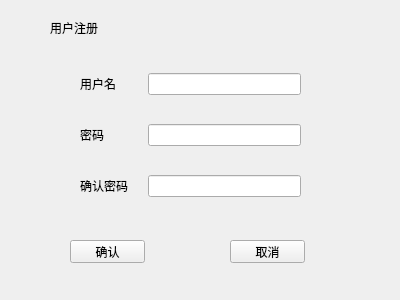
<?xml version="1.0" encoding="UTF-8"?>
<ui version="4.0">
 <class>registerWindows</class>
 <widget class="QWidget" name="registerWindows">
  <property name="geometry">
   <rect>
    <x>0</x>
    <y>0</y>
    <width>400</width>
    <height>300</height>
   </rect>
  </property>
  <property name="windowTitle">
   <string>注册</string>
  </property>
  <widget class="QPushButton" name="sureButton">
   <property name="geometry">
    <rect>
     <x>70</x>
     <y>240</y>
     <width>75</width>
     <height>23</height>
    </rect>
   </property>
   <property name="text">
    <string>确认</string>
   </property>
  </widget>
  <widget class="QPushButton" name="exitButton">
   <property name="geometry">
    <rect>
     <x>230</x>
     <y>240</y>
     <width>75</width>
     <height>23</height>
    </rect>
   </property>
   <property name="text">
    <string>取消</string>
   </property>
  </widget>
  <widget class="QWidget" name="layoutWidget">
   <property name="geometry">
    <rect>
     <x>80</x>
     <y>50</y>
     <width>221</width>
     <height>171</height>
    </rect>
   </property>
   <layout class="QGridLayout" name="gridLayout">
    <property name="horizontalSpacing">
     <number>20</number>
    </property>
    <item row="0" column="0">
     <widget class="QLabel" name="newNameText">
      <property name="text">
       <string>用户名</string>
      </property>
     </widget>
    </item>
    <item row="0" column="1">
     <widget class="QLineEdit" name="newNameEdit"/>
    </item>
    <item row="1" column="0">
     <widget class="QLabel" name="newPassText">
      <property name="text">
       <string>密码</string>
      </property>
     </widget>
    </item>
    <item row="1" column="1">
     <widget class="QLineEdit" name="newPassEdit"/>
    </item>
    <item row="2" column="0">
     <widget class="QLabel" name="newWordText2">
      <property name="text">
       <string>确认密码</string>
      </property>
     </widget>
    </item>
    <item row="2" column="1">
     <widget class="QLineEdit" name="newPassEdit2"/>
    </item>
   </layout>
  </widget>
  <widget class="QLabel" name="label">
   <property name="geometry">
    <rect>
     <x>50</x>
     <y>20</y>
     <width>61</width>
     <height>16</height>
    </rect>
   </property>
   <property name="text">
    <string>用户注册</string>
   </property>
  </widget>
 </widget>
 <resources/>
 <connections/>
</ui>
